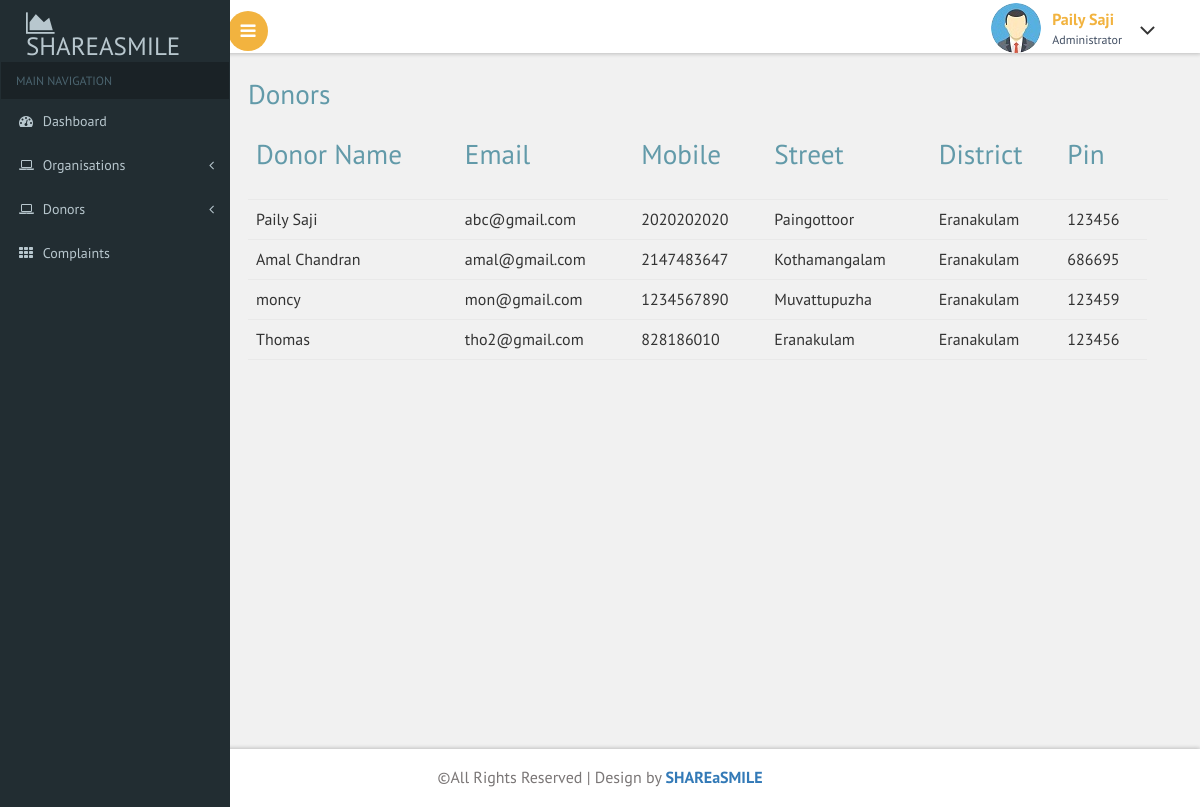
/admin/donors.php, run on an earlier commit of the app's database.
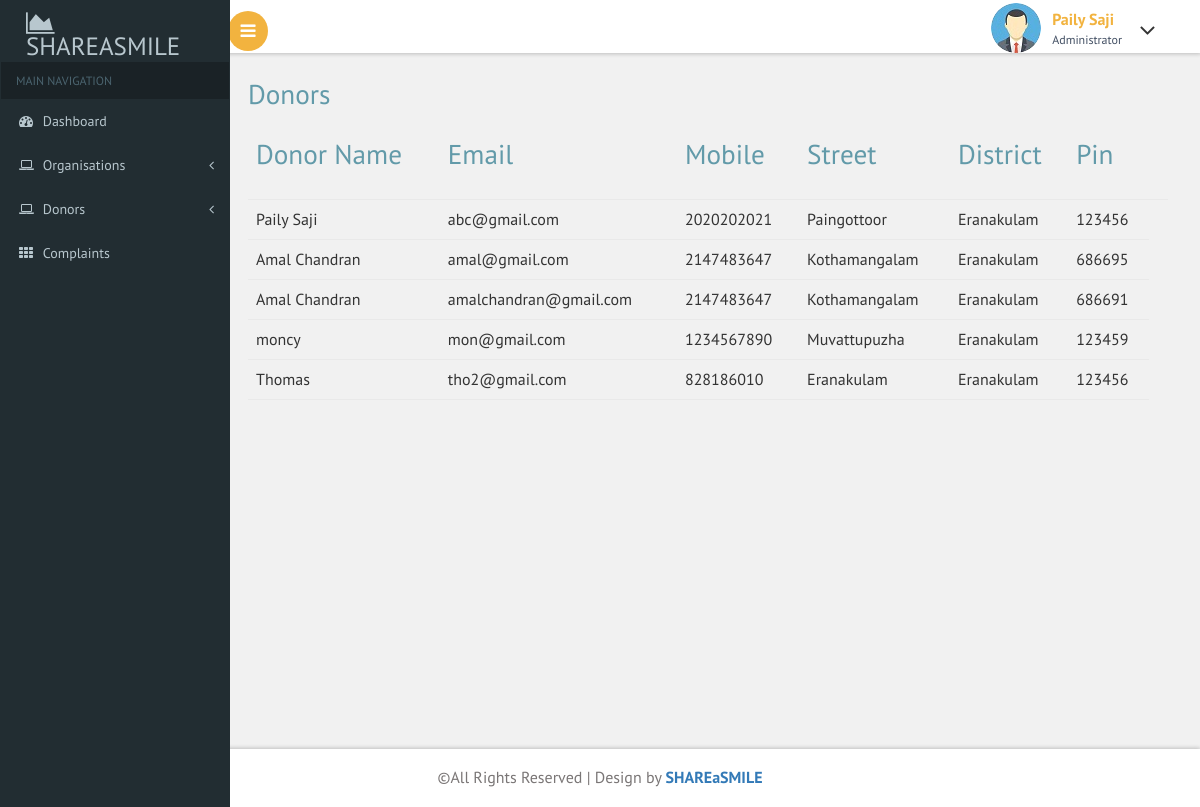
And on a later commit of the database.
### tables this page shows
CREATE TABLE `registration_donor` (
  `user_id` int(11) NOT NULL,
  `full_name` varchar(100) NOT NULL,
  `email` varchar(200) NOT NULL,
  `mob` int(11) NOT NULL,
  `street` varchar(200) NOT NULL,
  `district` varchar(200) NOT NULL,
  `pincode` int(11) NOT NULL,
  `password` varchar(200) NOT NULL
);

### admin/donors.php (the view)
<?php
include("header.php");
?>
			<div id="page-wrapper">
			<div class="main-page">
				<h2 class="title1">Donors</h2>
				<table class="table table-hover">
					<thead>
					<th>
					<h2 class="title1">Donor Name</he>
					</th>
					<th>
					<h2 class="title1"> Email</h2>
					</th>
					<th>
					<h2 class="title1"> Mobile</h2>
					</th>
					<th>
					<h2 class="title1"> Street</h2>
					</th>
					<th>
					<h2 class="title1"> District</h2>
					</th>
					<th>
					<h2 class="title1"> Pin</h2>
					</th>
					<th></th>
                  </thead>
				<tbody>
				<?php
				require("connect.php");
				$sql="SELECT * FROM registration_donor";
				$res=mysqli_query($conn,$sql);
				if(mysqli_num_rows($res)>0){
					while($row=mysqli_fetch_assoc($res)){
						?>
						<tr>
							<td>
								<?php echo $row['full_name'] ?>
							</td>
							<td>
								<?php echo $row['email'] ?>
							</td>
							<td>
								<?php echo $row['mob'] ?>
							</td>
							<td>
								<?php echo $row['street'] ?>
							</td>
							<td>
								<?php echo $row['district'] ?>
							</td>
							<td>
								<?php echo $row['pincode'] ?>
							</td>
   						</tr>
						<?php
					}
				}
				?>
				</tbody>
			</table>
			</div>
		</div>
  <?php
  include("footer.php");
  ?>

### admin/header.php (shortened to what this page needs)
<!DOCTYPE HTML>
<html>
<head>
<link href="css/bootstrap.css" rel='stylesheet' type='text/css' />
<link href="css/style.css" rel='stylesheet' type='text/css' />
<link href="css/font-awesome.css" rel="stylesheet">
<link href='css/SidebarNav.min.css' media='all' rel='stylesheet' type='text/css'/>
<link href="css/custom.css" rel="stylesheet">
					<link href="css/owl.carousel.css" rel="stylesheet">
</head>
<body class="cbp-spmenu-push">
	<div class="main-content">
	<div class="cbp-spmenu cbp-spmenu-vertical cbp-spmenu-left" id="cbp-spmenu-s1">
		<aside class="sidebar-left">
      <nav class="navbar navbar-inverse">
          <div class="navbar-header">
            <h1><a class="navbar-brand" href="index.php"><span class="fa fa-area-chart"></span> SHAREaSMILE<span class="dashboard_text"></span></a></h1>
          </div>
          <div class="collapse navbar-collapse" id="bs-example-navbar-collapse-1">
            <ul class="sidebar-menu">
              <li class="header">MAIN NAVIGATION</li>
              <li class="treeview">
                <a href="index.php">
                <i class="fa fa-dashboard"></i> <span>Dashboard</span>
                </a>
              </li>
			  <li class="treeview">
                <a href="#">
                <i class="fa fa-laptop"></i>
                <span>Organisations</span>
                <i class="fa fa-angle-left pull-right"></i>
                </a>
              </li>
              <li class="treeview">
                <a href="#">
                <i class="fa fa-laptop"></i>
                <span>Donors</span>
                <i class="fa fa-angle-left pull-right"></i>
                </a>
              </li>
			  <li>
                <a href="complaints.php">
                <i class="fa fa-th"></i> <span>Complaints</span>
                </a>
              </li>
            </ul>
          </div>
      </nav>
    </aside>
	</div>
		<div class="sticky-header header-section ">
			<div class="header-left">
				<button id="showLeftPush"><i class="fa fa-bars"></i></button>
				<div class="clearfix"> </div>
			</div>
			<div class="header-right">
				<div class="profile_details">
					<ul>
						<li class="dropdown profile_details_drop">
							<a href="#" class="dropdown-toggle" data-toggle="dropdown" aria-expanded="false">
								<div class="profile_img">
									<span class="prfil-img"><img src="images/OIP.jpeg" alt=""> </span>
									<div class="user-name">
										<p>Paily Saji</p>
										<span>Administrator</span>
									</div>
									<i class="fa fa-angle-down lnr"></i>
									<div class="clearfix"></div>
								</div>
							</a>
						</li>
					</ul>
				</div>
				<div class="clearfix"> </div>
			</div>
			<div class="clearfix"> </div>
		</div>

### admin/footer.php (shortened to what this page needs)
<div class="footer">
		   <p>&copy;All Rights Reserved | Design by <a href="">SHAREaSMILE</a></p>		</div>
	</div>
</body>
</html>

### admin/css/custom.css (style rules this page uses)
#page-wrapper { padding:5em 2em 2.5em; background-color: #F1F1F1; }

What changed in the data, as far as the page shows it:
changed registration_donor "Paily Saji": mob "2020202020" → "2020202021"
added registration_donor: full_name "Amal Chandran", email "amalchandran@gmail.com", mob "2147483647", street "Kothamangalam", district "Eranakulam", pincode "686691"
